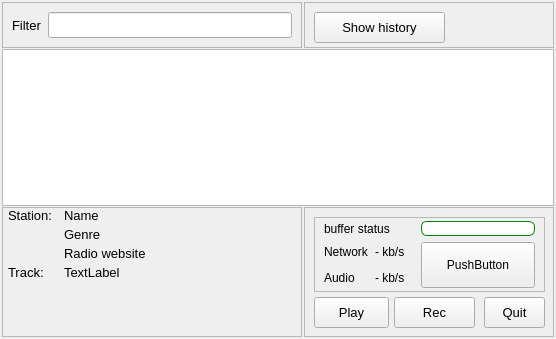
<?xml version="1.0" encoding="UTF-8"?>
<ui version="4.0">
 <class>MainWindow</class>
 <widget class="QMainWindow" name="MainWindow">
  <property name="geometry">
   <rect>
    <x>0</x>
    <y>0</y>
    <width>556</width>
    <height>339</height>
   </rect>
  </property>
  <property name="windowTitle">
   <string>MainWindow</string>
  </property>
  <property name="layoutDirection">
   <enum>Qt::LeftToRight</enum>
  </property>
  <widget class="QWidget" name="centralwidget">
   <layout class="QGridLayout" name="gridLayout_2">
    <property name="leftMargin">
     <number>2</number>
    </property>
    <property name="topMargin">
     <number>2</number>
    </property>
    <property name="rightMargin">
     <number>2</number>
    </property>
    <property name="bottomMargin">
     <number>2</number>
    </property>
    <property name="spacing">
     <number>1</number>
    </property>
    <item row="0" column="0">
     <widget class="QFrame" name="frame_3">
      <property name="sizePolicy">
       <sizepolicy hsizetype="Preferred" vsizetype="Fixed">
        <horstretch>0</horstretch>
        <verstretch>0</verstretch>
       </sizepolicy>
      </property>
      <property name="minimumSize">
       <size>
        <width>0</width>
        <height>0</height>
       </size>
      </property>
      <property name="maximumSize">
       <size>
        <width>16777215</width>
        <height>16777215</height>
       </size>
      </property>
      <property name="frameShape">
       <enum>QFrame::StyledPanel</enum>
      </property>
      <property name="frameShadow">
       <enum>QFrame::Raised</enum>
      </property>
      <layout class="QHBoxLayout" name="horizontalLayout">
       <item>
        <widget class="QLabel" name="lFilter">
         <property name="font">
          <font>
           <pointsize>10</pointsize>
          </font>
         </property>
         <property name="text">
          <string>Filter</string>
         </property>
        </widget>
       </item>
       <item>
        <widget class="QLineEdit" name="filterPatternLineEdit">
         <property name="sizePolicy">
          <sizepolicy hsizetype="Expanding" vsizetype="Preferred">
           <horstretch>0</horstretch>
           <verstretch>0</verstretch>
          </sizepolicy>
         </property>
         <property name="minimumSize">
          <size>
           <width>0</width>
           <height>26</height>
          </size>
         </property>
         <property name="font">
          <font>
           <pointsize>10</pointsize>
          </font>
         </property>
        </widget>
       </item>
      </layout>
     </widget>
    </item>
    <item row="0" column="2">
     <widget class="QFrame" name="frame_4">
      <property name="sizePolicy">
       <sizepolicy hsizetype="Preferred" vsizetype="Preferred">
        <horstretch>0</horstretch>
        <verstretch>0</verstretch>
       </sizepolicy>
      </property>
      <property name="minimumSize">
       <size>
        <width>0</width>
        <height>0</height>
       </size>
      </property>
      <property name="maximumSize">
       <size>
        <width>16777215</width>
        <height>16777215</height>
       </size>
      </property>
      <property name="frameShape">
       <enum>QFrame::StyledPanel</enum>
      </property>
      <property name="frameShadow">
       <enum>QFrame::Raised</enum>
      </property>
      <widget class="QLabel" name="label">
       <property name="geometry">
        <rect>
         <x>190</x>
         <y>0</y>
         <width>50</width>
         <height>50</height>
        </rect>
       </property>
       <property name="text">
        <string/>
       </property>
       <property name="pixmap">
        <pixmap resource="Radiola.qrc">:/images/radio_supernova.ico</pixmap>
       </property>
       <property name="scaledContents">
        <bool>true</bool>
       </property>
       <property name="openExternalLinks">
        <bool>false</bool>
       </property>
      </widget>
      <widget class="QPushButton" name="bnShowHistory">
       <property name="geometry">
        <rect>
         <x>10</x>
         <y>10</y>
         <width>131</width>
         <height>31</height>
        </rect>
       </property>
       <property name="sizePolicy">
        <sizepolicy hsizetype="Minimum" vsizetype="Preferred">
         <horstretch>0</horstretch>
         <verstretch>0</verstretch>
        </sizepolicy>
       </property>
       <property name="font">
        <font>
         <pointsize>10</pointsize>
        </font>
       </property>
       <property name="layoutDirection">
        <enum>Qt::RightToLeft</enum>
       </property>
       <property name="text">
        <string>Show history</string>
       </property>
      </widget>
     </widget>
    </item>
    <item row="3" column="2">
     <widget class="QFrame" name="frame_5">
      <property name="sizePolicy">
       <sizepolicy hsizetype="Preferred" vsizetype="Fixed">
        <horstretch>0</horstretch>
        <verstretch>0</verstretch>
       </sizepolicy>
      </property>
      <property name="minimumSize">
       <size>
        <width>250</width>
        <height>130</height>
       </size>
      </property>
      <property name="frameShape">
       <enum>QFrame::StyledPanel</enum>
      </property>
      <property name="frameShadow">
       <enum>QFrame::Raised</enum>
      </property>
      <widget class="QPushButton" name="pbQuit">
       <property name="enabled">
        <bool>true</bool>
       </property>
       <property name="geometry">
        <rect>
         <x>180</x>
         <y>90</y>
         <width>61</width>
         <height>31</height>
        </rect>
       </property>
       <property name="font">
        <font>
         <pointsize>10</pointsize>
        </font>
       </property>
       <property name="text">
        <string>Quit</string>
       </property>
      </widget>
      <widget class="QPushButton" name="pbPlay">
       <property name="geometry">
        <rect>
         <x>10</x>
         <y>90</y>
         <width>75</width>
         <height>31</height>
        </rect>
       </property>
       <property name="font">
        <font>
         <pointsize>10</pointsize>
        </font>
       </property>
       <property name="text">
        <string>Play</string>
       </property>
      </widget>
      <widget class="QFrame" name="frame_2">
       <property name="geometry">
        <rect>
         <x>10</x>
         <y>10</y>
         <width>231</width>
         <height>75</height>
        </rect>
       </property>
       <property name="sizePolicy">
        <sizepolicy hsizetype="Fixed" vsizetype="Fixed">
         <horstretch>0</horstretch>
         <verstretch>0</verstretch>
        </sizepolicy>
       </property>
       <property name="frameShape">
        <enum>QFrame::StyledPanel</enum>
       </property>
       <property name="frameShadow">
        <enum>QFrame::Sunken</enum>
       </property>
       <layout class="QGridLayout" name="gridLayout">
        <property name="topMargin">
         <number>3</number>
        </property>
        <property name="bottomMargin">
         <number>3</number>
        </property>
        <item row="1" column="1">
         <widget class="QLabel" name="lNetUsageTxt">
          <property name="text">
           <string>- kb/s</string>
          </property>
          <property name="scaledContents">
           <bool>true</bool>
          </property>
         </widget>
        </item>
        <item row="1" column="0">
         <widget class="QLabel" name="lNetUsage">
          <property name="text">
           <string>Network</string>
          </property>
          <property name="scaledContents">
           <bool>true</bool>
          </property>
         </widget>
        </item>
        <item row="0" column="0" colspan="2">
         <widget class="QLabel" name="lBufferStatus">
          <property name="text">
           <string>buffer status</string>
          </property>
         </widget>
        </item>
        <item row="2" column="1">
         <widget class="QLabel" name="lAudioQuality">
          <property name="text">
           <string>- kb/s</string>
          </property>
          <property name="scaledContents">
           <bool>true</bool>
          </property>
         </widget>
        </item>
        <item row="2" column="0">
         <widget class="QLabel" name="label_2">
          <property name="text">
           <string>Audio</string>
          </property>
          <property name="scaledContents">
           <bool>true</bool>
          </property>
         </widget>
        </item>
        <item row="0" column="3" colspan="2">
         <widget class="QProgressBar" name="pbBufferStatus">
          <property name="maximumSize">
           <size>
            <width>16777215</width>
            <height>15</height>
           </size>
          </property>
          <property name="styleSheet">
           <string notr="true">QProgressBar{
    border: 1px solid green;
    border-radius: 6px;
    text-align: center
}

QProgressBar::chunk {
    background-color: green;
    width: 10px;
    margin: 1px;
}</string>
          </property>
          <property name="value">
           <number>0</number>
          </property>
          <property name="textVisible">
           <bool>false</bool>
          </property>
         </widget>
        </item>
        <item row="1" column="3" rowspan="2" colspan="2">
         <widget class="graphicsButton" name="specButton">
          <property name="sizePolicy">
           <sizepolicy hsizetype="Expanding" vsizetype="Expanding">
            <horstretch>0</horstretch>
            <verstretch>0</verstretch>
           </sizepolicy>
          </property>
          <property name="text">
           <string>PushButton</string>
          </property>
         </widget>
        </item>
       </layout>
      </widget>
      <widget class="QPushButton" name="pbRecord">
       <property name="enabled">
        <bool>true</bool>
       </property>
       <property name="geometry">
        <rect>
         <x>90</x>
         <y>90</y>
         <width>81</width>
         <height>31</height>
        </rect>
       </property>
       <property name="font">
        <font>
         <pointsize>10</pointsize>
        </font>
       </property>
       <property name="text">
        <string>Rec</string>
       </property>
      </widget>
      <zorder>frame_2</zorder>
      <zorder>pbQuit</zorder>
      <zorder>pbPlay</zorder>
      <zorder>pbRecord</zorder>
     </widget>
    </item>
    <item row="3" column="0">
     <widget class="QFrame" name="frame">
      <property name="sizePolicy">
       <sizepolicy hsizetype="Expanding" vsizetype="Fixed">
        <horstretch>0</horstretch>
        <verstretch>0</verstretch>
       </sizepolicy>
      </property>
      <property name="minimumSize">
       <size>
        <width>300</width>
        <height>130</height>
       </size>
      </property>
      <property name="frameShape">
       <enum>QFrame::StyledPanel</enum>
      </property>
      <property name="frameShadow">
       <enum>QFrame::Raised</enum>
      </property>
      <layout class="QFormLayout" name="formLayout">
       <property name="fieldGrowthPolicy">
        <enum>QFormLayout::AllNonFixedFieldsGrow</enum>
       </property>
       <property name="verticalSpacing">
        <number>4</number>
       </property>
       <property name="leftMargin">
        <number>5</number>
       </property>
       <property name="topMargin">
        <number>0</number>
       </property>
       <property name="bottomMargin">
        <number>2</number>
       </property>
       <item row="2" column="0">
        <widget class="QLabel" name="lStationName">
         <property name="sizePolicy">
          <sizepolicy hsizetype="Fixed" vsizetype="Preferred">
           <horstretch>0</horstretch>
           <verstretch>0</verstretch>
          </sizepolicy>
         </property>
         <property name="minimumSize">
          <size>
           <width>50</width>
           <height>0</height>
          </size>
         </property>
         <property name="font">
          <font>
           <pointsize>10</pointsize>
           <weight>50</weight>
           <bold>false</bold>
          </font>
         </property>
         <property name="text">
          <string>Station:</string>
         </property>
         <property name="scaledContents">
          <bool>true</bool>
         </property>
        </widget>
       </item>
       <item row="2" column="1">
        <widget class="QLabel" name="lStationNameTxt">
         <property name="sizePolicy">
          <sizepolicy hsizetype="Expanding" vsizetype="Preferred">
           <horstretch>0</horstretch>
           <verstretch>0</verstretch>
          </sizepolicy>
         </property>
         <property name="font">
          <font>
           <pointsize>10</pointsize>
          </font>
         </property>
         <property name="text">
          <string>Name</string>
         </property>
         <property name="wordWrap">
          <bool>false</bool>
         </property>
        </widget>
       </item>
       <item row="3" column="1">
        <widget class="QLabel" name="lGenreTxt">
         <property name="font">
          <font>
           <pointsize>10</pointsize>
          </font>
         </property>
         <property name="text">
          <string>Genre</string>
         </property>
         <property name="openExternalLinks">
          <bool>true</bool>
         </property>
        </widget>
       </item>
       <item row="4" column="1">
        <widget class="QLabel" name="lStationURL">
         <property name="sizePolicy">
          <sizepolicy hsizetype="Expanding" vsizetype="Preferred">
           <horstretch>0</horstretch>
           <verstretch>0</verstretch>
          </sizepolicy>
         </property>
         <property name="font">
          <font>
           <pointsize>10</pointsize>
          </font>
         </property>
         <property name="text">
          <string>Radio website</string>
         </property>
         <property name="textFormat">
          <enum>Qt::RichText</enum>
         </property>
        </widget>
       </item>
       <item row="5" column="0">
        <widget class="QLabel" name="lTrackName">
         <property name="sizePolicy">
          <sizepolicy hsizetype="Fixed" vsizetype="Preferred">
           <horstretch>0</horstretch>
           <verstretch>0</verstretch>
          </sizepolicy>
         </property>
         <property name="minimumSize">
          <size>
           <width>50</width>
           <height>0</height>
          </size>
         </property>
         <property name="font">
          <font>
           <pointsize>10</pointsize>
           <weight>50</weight>
           <bold>false</bold>
          </font>
         </property>
         <property name="text">
          <string>Track:</string>
         </property>
         <property name="alignment">
          <set>Qt::AlignLeading|Qt::AlignLeft|Qt::AlignTop</set>
         </property>
        </widget>
       </item>
       <item row="5" column="1">
        <widget class="QLabel" name="lTrackNameTxt">
         <property name="sizePolicy">
          <sizepolicy hsizetype="Expanding" vsizetype="Expanding">
           <horstretch>0</horstretch>
           <verstretch>0</verstretch>
          </sizepolicy>
         </property>
         <property name="minimumSize">
          <size>
           <width>0</width>
           <height>42</height>
          </size>
         </property>
         <property name="font">
          <font>
           <pointsize>10</pointsize>
          </font>
         </property>
         <property name="text">
          <string>TextLabel</string>
         </property>
         <property name="scaledContents">
          <bool>true</bool>
         </property>
         <property name="alignment">
          <set>Qt::AlignLeading|Qt::AlignLeft|Qt::AlignTop</set>
         </property>
         <property name="wordWrap">
          <bool>true</bool>
         </property>
        </widget>
       </item>
      </layout>
     </widget>
    </item>
    <item row="1" column="0" colspan="3">
     <widget class="RTreeView" name="radioTree">
      <property name="sizePolicy">
       <sizepolicy hsizetype="Preferred" vsizetype="Preferred">
        <horstretch>0</horstretch>
        <verstretch>0</verstretch>
       </sizepolicy>
      </property>
      <property name="minimumSize">
       <size>
        <width>0</width>
        <height>150</height>
       </size>
      </property>
      <property name="font">
       <font>
        <pointsize>10</pointsize>
       </font>
      </property>
      <property name="acceptDrops">
       <bool>true</bool>
      </property>
      <property name="styleSheet">
       <string notr="true">alternate-background-color: rgb(224, 255, 224);</string>
      </property>
      <property name="editTriggers">
       <set>QAbstractItemView::EditKeyPressed</set>
      </property>
      <property name="alternatingRowColors">
       <bool>true</bool>
      </property>
      <property name="selectionBehavior">
       <enum>QAbstractItemView::SelectItems</enum>
      </property>
      <property name="rootIsDecorated">
       <bool>true</bool>
      </property>
      <property name="headerHidden">
       <bool>true</bool>
      </property>
      <property name="expandsOnDoubleClick">
       <bool>false</bool>
      </property>
      <attribute name="headerVisible">
       <bool>false</bool>
      </attribute>
     </widget>
    </item>
   </layout>
   <zorder>frame_5</zorder>
   <zorder>frame</zorder>
   <zorder>frame_4</zorder>
   <zorder>frame_3</zorder>
   <zorder>radioTree</zorder>
  </widget>
  <action name="insertRowAction">
   <property name="text">
    <string>Add station</string>
   </property>
  </action>
  <action name="removeRowAction">
   <property name="text">
    <string>Delete</string>
   </property>
  </action>
  <action name="insertChildAction">
   <property name="text">
    <string>Add subfolder</string>
   </property>
  </action>
  <action name="editRadioAction">
   <property name="text">
    <string>Edit</string>
   </property>
   <property name="toolTip">
    <string>Edit radio</string>
   </property>
  </action>
 </widget>
 <customwidgets>
  <customwidget>
   <class>RTreeView</class>
   <extends>QTreeView</extends>
   <header>rtreeview.h</header>
  </customwidget>
  <customwidget>
   <class>graphicsButton</class>
   <extends>QPushButton</extends>
   <header>graphicsbutton.h</header>
  </customwidget>
 </customwidgets>
 <resources>
  <include location="Radiola.qrc"/>
 </resources>
 <connections/>
</ui>
